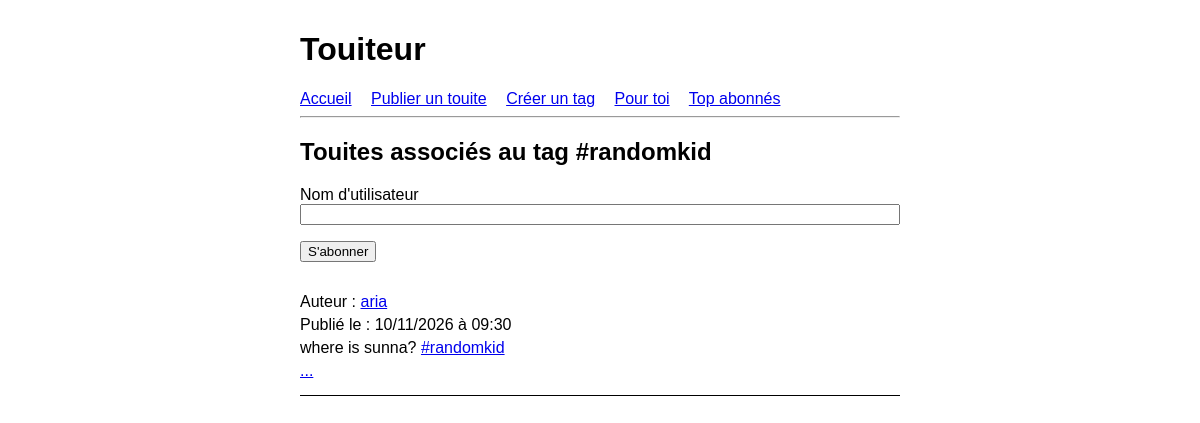
Page /?action=tag&tag=randomkid on the earlier database version.
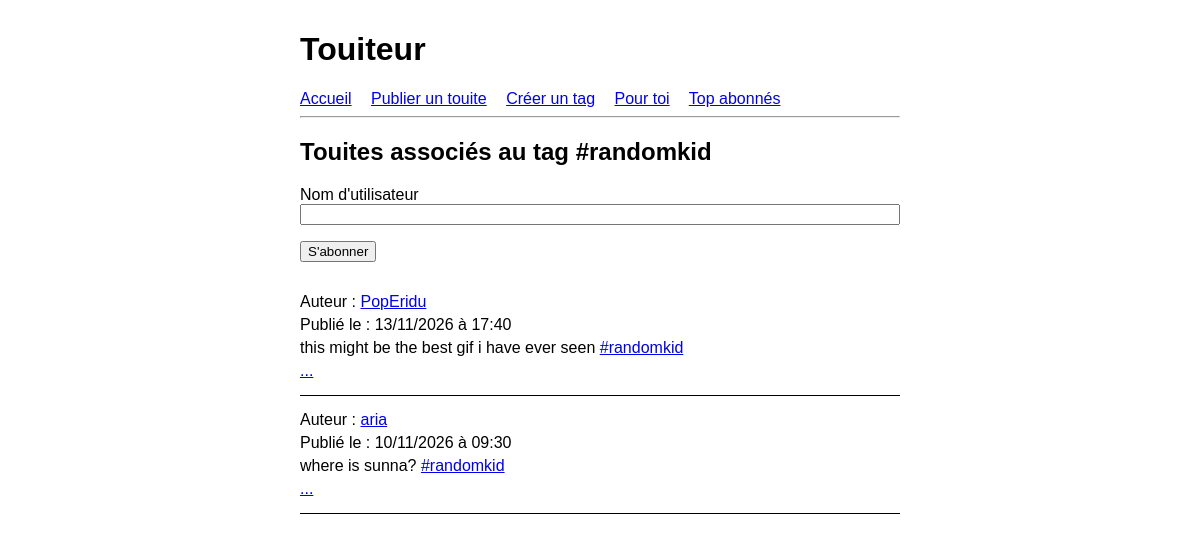
Same page on the later database version.
### tables this page shows
CREATE TABLE `Touite` (
  `IDUSER` int(11) NOT NULL,
  `TEXTE` varchar(235) NOT NULL,
  `DATE` timestamp NOT NULL DEFAULT current_timestamp(),
  `IDIMAGE` int(11) DEFAULT NULL,
  `ID` int(11) NOT NULL
);

### src/classes/Dispatch.php (called while the page is built, shortened)
<?php
class Dispatch
{
    protected ?string $action = null;
    protected array $actions = [];
    public function __construct()
    {
        $this->action = $_GET['action'] ?? 'default';
    }
    public function addDispatch(string $action, string $action_class): Dispatch
    {
        $this->actions[$action] = $action_class;
        return $this;
    }
    public function run(): string
        {
            if (array_key_exists($this->action, $this->actions)) {
                $action_instance = new $action_class();
                $content = $action_instance->execute();
                return Layout::render($action_instance->getTitle(), $content);
            }
            throw new DispatchException("Action '{$this->action}' not found");
        }
}

### src/classes/TouiteRepository.php (called while the page is built, shortened)
<?php
require_once('src/classes/Touite.php');
class TouiteRepository
{
    private \PDO $pdo;
    private static ?TouiteRepository $instance = null;
    private static array $config = [ ];
    private function __construct(array $conf) {
        $this->pdo = new \PDO($conf['dsn'], $conf['user'], $conf['pass'],[\PDO::ATTR_ERRMODE => \PDO::ERRMODE_EXCEPTION]);
    }
    public static function getInstance(){
        if (is_null(self::$instance)) {
            self::$instance = new TouiteRepository(self::$config);
        }
        return self::$instance;
    }
    public static function setConfig(string $file) {
        $conf = parse_ini_file($file);
        self::$config = [ 'dsn'=> $conf['driver']
    . ':host=' . $conf['host']
    . ';dbname=' . $conf['database']
    . ';charset=utf8','user'=> $conf['username'],'pass'=> $conf['password'] ];
    }
    public function donnerTouite(int $id):Touite{
        $query = "SELECT * FROM Touite WHERE id=:id";
        $stmt = $this->pdo->prepare($query);
        $stmt->execute(['id' => $id]);
        $rep=$stmt->fetch();
        $query= "SELECT username FROM Utilisateur WHERE id=:idu";
        $stmt = $this->pdo->prepare($query);
        $stmt->execute(['idu' => $rep['IDUSER']]);
        $re=$stmt->fetch();
        $path='';
        if($rep['IDIMAGE']!==null){
            $query= "SELECT chemin FROM Image WHERE id=:idm";
            $stmt = $this->pdo->prepare($query);
            $stmt->execute(['idm' => $rep['IDIMAGE']]);
            $r=$stmt->fetch();
            $path='<img src='.$r[0].'/>';
        }
        return new Touite(
            (string) $rep['TEXTE'],
            (string) $re[0],
            [],
            (int) $rep['ID'],
            $rep['DATE'],
            $path
        );
    }
    public function donnerTouiteTag(string $tag){
        $query="SELECT id FROM Tags WHERE libelle LIKE :libelle";
        $stmt = $this->pdo->prepare($query);
        $stmt->execute(['libelle' => '#'.$tag]);
        $rep=$stmt->fetch();
        if ($rep===false){
            return [];
        }else{
            $query="SELECT idtouite FROM TouiteTags WHERE idtag=:idtag";
            $stmt = $this->pdo->prepare($query);
            $stmt->execute(['idtag'=>$rep[0]]);
            $re=$stmt->fetchAll();
            $ans=[];
            foreach ($re as $elt){
                $ans[]=$this->donnerTouite($elt[0]);
            }
            return array_reverse($ans);
        }
    }
}

### src/classes/Touite.php (the view, shortened to what this page needs)
<?php
class Touite
{
    public function __toString():String{
        return $this->render(false);
    }
    public function render(bool $detail = false): string
    {
        $auteur = htmlspecialchars($this->auteur);
        $texte = htmlspecialchars($this->texte);
        $texte = preg_replace_callback(
            '/#([\p{L}\p{N}_]+)/u',
            fn(array $m): string => '<a href="?action=tag&amp;tag=' . urlencode($m[1]) . '">#' . $m[1] . '</a>',
            $texte
        );
        $dateHtml = '';
        if ($this->date !== null) {
            $d = new \DateTime($this->date);
            $dateHtml = '<p>Publié le : ' . $d->format('d/m/Y à H:i') . '</p>';
        }
        $plus = '';
        if (!$detail && $this->id !== null) {
            $plus = '<p><a href="?action=touite&amp;id=' . $this->id . '">...</a></p>';
        }else{
            $plus = $this->chemin;
        }
        return <<<HTML
        <article class="touite">
            <p>Auteur : <a href="?action=profil&amp;user={$auteur}">{$auteur}</a></p>
            {$dateHtml}
            <p>{$texte}</p>
            {$plus}
        </article>
        HTML;
    }
}

Differences in the rows shown:
added touite: DATE "13/11/2026 à 17:40", TEXTE "this might be the best gif i have ever seen #randomkid"
Other differences:
$auteur: "aria" → "PopEridu aria"
text no longer shown: "Auteur : Publié le : ..."
text now shown: "Auteur : Auteur : Publié le : Publié le : ... ..."
